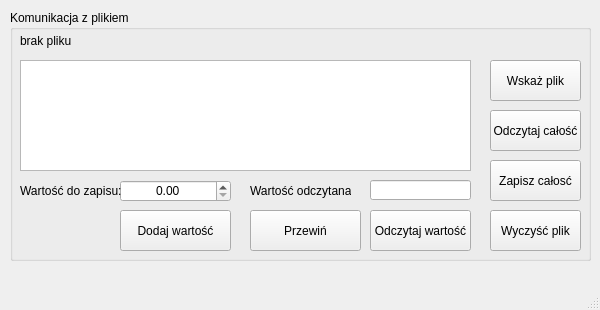
<?xml version="1.0" encoding="UTF-8"?>
<ui version="4.0">
 <class>MainWindow</class>
 <widget class="QMainWindow" name="MainWindow">
  <property name="geometry">
   <rect>
    <x>0</x>
    <y>0</y>
    <width>600</width>
    <height>310</height>
   </rect>
  </property>
  <property name="sizePolicy">
   <sizepolicy hsizetype="Fixed" vsizetype="Fixed">
    <horstretch>0</horstretch>
    <verstretch>0</verstretch>
   </sizepolicy>
  </property>
  <property name="minimumSize">
   <size>
    <width>600</width>
    <height>310</height>
   </size>
  </property>
  <property name="maximumSize">
   <size>
    <width>600</width>
    <height>310</height>
   </size>
  </property>
  <property name="windowTitle">
   <string>MainWindow</string>
  </property>
  <widget class="QWidget" name="centralwidget">
   <widget class="QGroupBox" name="groupBox">
    <property name="geometry">
     <rect>
      <x>10</x>
      <y>10</y>
      <width>581</width>
      <height>251</height>
     </rect>
    </property>
    <property name="sizePolicy">
     <sizepolicy hsizetype="Fixed" vsizetype="Fixed">
      <horstretch>0</horstretch>
      <verstretch>0</verstretch>
     </sizepolicy>
    </property>
    <property name="title">
     <string>Komunikacja z plikiem</string>
    </property>
    <widget class="QLabel" name="pathDisp">
     <property name="geometry">
      <rect>
       <x>10</x>
       <y>20</y>
       <width>751</width>
       <height>21</height>
      </rect>
     </property>
     <property name="text">
      <string>brak pliku</string>
     </property>
    </widget>
    <widget class="QPushButton" name="writeBut">
     <property name="geometry">
      <rect>
       <x>480</x>
       <y>150</y>
       <width>91</width>
       <height>41</height>
      </rect>
     </property>
     <property name="text">
      <string>Zapisz całosć</string>
     </property>
    </widget>
    <widget class="QPushButton" name="readBut">
     <property name="geometry">
      <rect>
       <x>480</x>
       <y>100</y>
       <width>91</width>
       <height>41</height>
      </rect>
     </property>
     <property name="text">
      <string>Odczytaj całość</string>
     </property>
    </widget>
    <widget class="QPushButton" name="selectNewFile">
     <property name="geometry">
      <rect>
       <x>480</x>
       <y>50</y>
       <width>91</width>
       <height>41</height>
      </rect>
     </property>
     <property name="text">
      <string>Wskaż plik</string>
     </property>
    </widget>
    <widget class="QPlainTextEdit" name="textDisp">
     <property name="geometry">
      <rect>
       <x>10</x>
       <y>50</y>
       <width>451</width>
       <height>111</height>
      </rect>
     </property>
    </widget>
    <widget class="QPushButton" name="clearBut">
     <property name="geometry">
      <rect>
       <x>480</x>
       <y>200</y>
       <width>91</width>
       <height>41</height>
      </rect>
     </property>
     <property name="text">
      <string>Wyczyść plik</string>
     </property>
    </widget>
    <widget class="QPushButton" name="addValueBut">
     <property name="geometry">
      <rect>
       <x>110</x>
       <y>200</y>
       <width>111</width>
       <height>41</height>
      </rect>
     </property>
     <property name="text">
      <string>Dodaj wartość</string>
     </property>
    </widget>
    <widget class="QPushButton" name="getValueBut">
     <property name="geometry">
      <rect>
       <x>360</x>
       <y>200</y>
       <width>101</width>
       <height>41</height>
      </rect>
     </property>
     <property name="text">
      <string>Odczytaj wartość</string>
     </property>
    </widget>
    <widget class="QLineEdit" name="readBox">
     <property name="geometry">
      <rect>
       <x>360</x>
       <y>170</y>
       <width>101</width>
       <height>20</height>
      </rect>
     </property>
     <property name="alignment">
      <set>Qt::AlignCenter</set>
     </property>
     <property name="readOnly">
      <bool>true</bool>
     </property>
    </widget>
    <widget class="QDoubleSpinBox" name="setVal">
     <property name="geometry">
      <rect>
       <x>110</x>
       <y>170</y>
       <width>111</width>
       <height>22</height>
      </rect>
     </property>
     <property name="alignment">
      <set>Qt::AlignCenter</set>
     </property>
    </widget>
    <widget class="QLabel" name="label">
     <property name="geometry">
      <rect>
       <x>10</x>
       <y>170</y>
       <width>101</width>
       <height>21</height>
      </rect>
     </property>
     <property name="text">
      <string>Wartość do zapisu:</string>
     </property>
    </widget>
    <widget class="QLabel" name="label_2">
     <property name="geometry">
      <rect>
       <x>240</x>
       <y>170</y>
       <width>101</width>
       <height>21</height>
      </rect>
     </property>
     <property name="text">
      <string>Wartość odczytana:</string>
     </property>
    </widget>
    <widget class="QPushButton" name="revBut">
     <property name="geometry">
      <rect>
       <x>240</x>
       <y>200</y>
       <width>111</width>
       <height>41</height>
      </rect>
     </property>
     <property name="text">
      <string>Przewiń</string>
     </property>
    </widget>
   </widget>
  </widget>
  <widget class="QMenuBar" name="menubar">
   <property name="geometry">
    <rect>
     <x>0</x>
     <y>0</y>
     <width>600</width>
     <height>21</height>
    </rect>
   </property>
  </widget>
  <widget class="QStatusBar" name="statusbar"/>
 </widget>
 <resources/>
 <connections/>
</ui>
